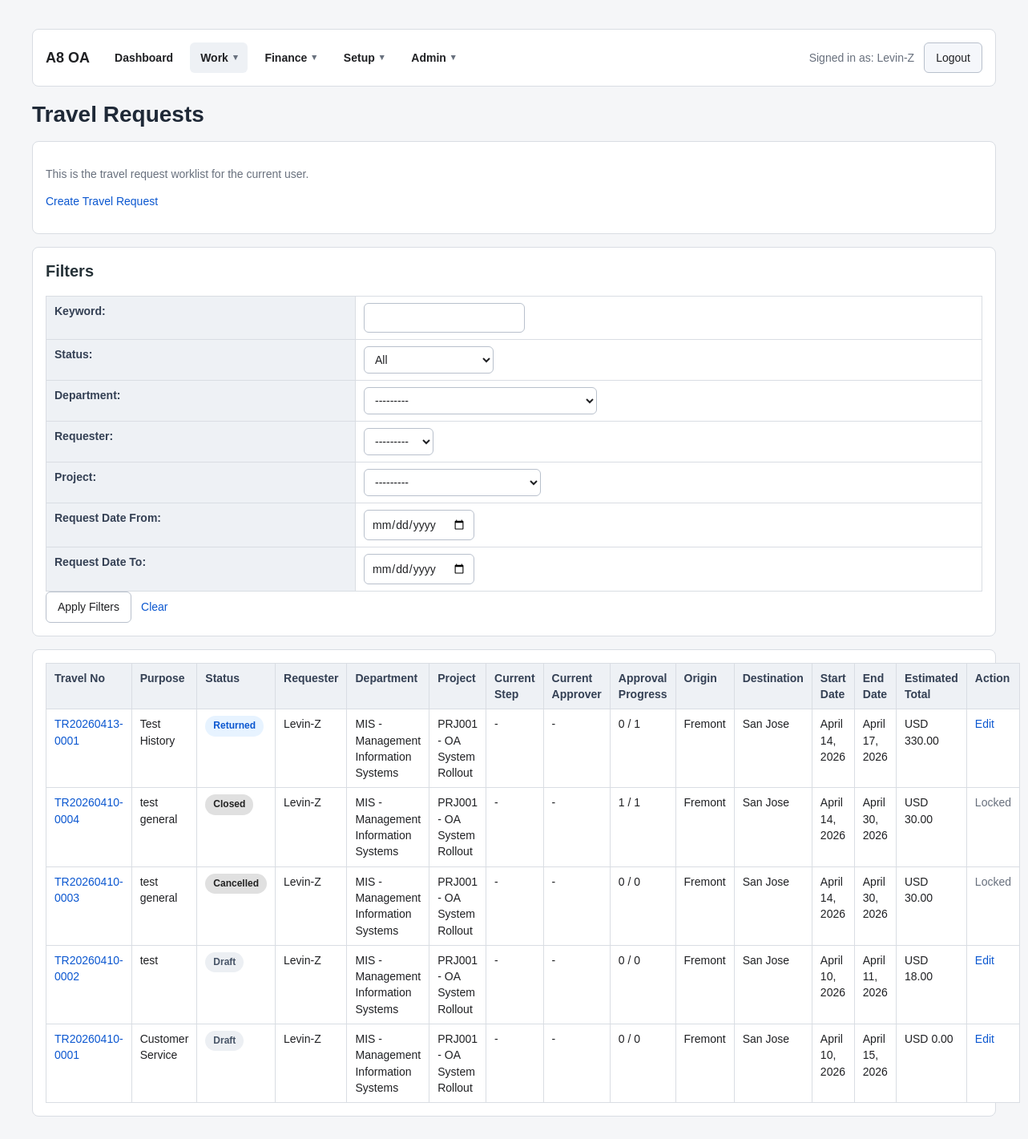
/travel/ (signed in), run on the app's committed database.
### accounts/models.py (models this page shows)
class User(AbstractUser):
    employee_id = models.CharField(max_length=30, blank=True, default="")
    display_name = models.CharField(max_length=150, blank=True, default="")
    job_title = models.CharField(max_length=100, blank=True, default="")
    phone = models.CharField(max_length=30, blank=True, default="")
    approval_level = models.CharField(
        max_length=20,
        choices=ApprovalLevel,
        default=ApprovalLevel.STAFF,
    )
    primary_department = models.ForeignKey(
        "Department",
        null=True,
        blank=True,
        on_delete=models.SET_NULL,
        related_name="primary_users",
    )
    can_approve_all_departments = models.BooleanField(default=False)
    class Meta:
        db_table = "PS_A8_USER"
        verbose_name = "User"
        verbose_name_plural = "Users"
    def __str__(self):
        return self.display_name or self.username

class Department(models.Model):
    dept_code = models.CharField(max_length=30, unique=True)
    dept_name = models.CharField(max_length=100)
    dept_type = models.CharField(
    max_length=20,
    choices=DepartmentType,
    default=DepartmentType.GENERAL,
    )
    cost_center = models.CharField(max_length=30, blank=True, default="")
    manager = models.ForeignKey(
        settings.AUTH_USER_MODEL,
        null=True,
        blank=True,
        on_delete=models.SET_NULL,
        related_name="managed_departments",
    )
    parent_department = models.ForeignKey(
        "self",
        null=True,
        blank=True,
        on_delete=models.SET_NULL,
        related_name="child_departments",
    )
    is_active = models.BooleanField(default=True)
    sort_order = models.PositiveIntegerField(default=0)
    class Meta:
        db_table = "PS_A8_DEPT"
        verbose_name = "Department"
        verbose_name_plural = "Departments"
        ordering = ["sort_order", "dept_code"]
    def __str__(self):
        return f"{self.dept_code} - {self.dept_name}"

### travel/models.py (models this page shows, shortened)
class TravelRequest(models.Model):
    travel_no = models.CharField(max_length=30, unique=True, blank=True)
    requester = models.ForeignKey(
        settings.AUTH_USER_MODEL,
        on_delete=models.PROTECT,
        related_name="travel_requests",
    )
    request_department = models.ForeignKey(
        "accounts.Department",
        on_delete=models.PROTECT,
        related_name="travel_requests",
    )
    project = models.ForeignKey(
        "projects.Project",
        on_delete=models.PROTECT,
        related_name="travel_requests",
    )
    matched_rule = models.ForeignKey(
        "approvals.ApprovalRule",
        null=True,
        blank=True,
        on_delete=models.SET_NULL,
        related_name="travel_requests",
    )
    parent_request = models.ForeignKey(
        "self",
        null=True,
        blank=True,
        on_delete=models.SET_NULL,
        related_name="supplemental_requests",
    )
    status = models.CharField(
        max_length=30,
        choices=TravelRequestStatus,
        default=TravelRequestStatus.DRAFT,
    )
    request_date = models.DateField(default=timezone.localdate)
    purpose = models.CharField(max_length=200)
    origin_city = models.CharField(max_length=100)
    destination_city = models.CharField(max_length=100)
    start_date = models.DateField()
    end_date = models.DateField()
    estimated_total = models.DecimalField(max_digits=12, decimal_places=2, default=0)
    actual_total = models.DecimalField(max_digits=12, decimal_places=2, default=0)
    per_diem_days = models.DecimalField(max_digits=8, decimal_places=2, default=0)
    per_diem_daily_amount = models.DecimalField(max_digits=12, decimal_places=2, default=0)
    per_diem_allowed_total = models.DecimalField(max_digits=12, decimal_places=2, default=0)
    per_diem_claim_total = models.DecimalField(max_digits=12, decimal_places=2, default=0)
    currency = models.CharField(
        max_length=10,
        choices=CurrencyCode,
        default=CurrencyCode.USD,
    )
    notes = models.TextField(blank=True, default="")
    supplemental_reason = models.TextField(blank=True, default="")
    is_over_estimate = models.BooleanField(default=False)
    actual_review_status = models.CharField(
        max_length=30,
        choices=TravelActualReviewStatus,
        default=TravelActualReviewStatus.NOT_REQUIRED,
    )
    actual_review_comment = models.TextField(blank=True, default="")
    actual_reviewed_by = models.ForeignKey(
        settings.AUTH_USER_MODEL,
        null=True,
        blank=True,
        on_delete=models.SET_NULL,
        related_name="travel_actual_reviews",
    )
    actual_reviewed_at = models.DateTimeField(null=True, blank=True)
    pending_overage_amount = models.DecimalField(max_digits=12, decimal_places=2, default=0)
    pending_overage_note = models.TextField(blank=True, default="")
    class Meta:
        db_table = "PS_A8_TR_HDR"
        verbose_name = "Travel Request"
        verbose_name_plural = "Travel Requests"
        ordering = ["-request_date", "travel_no"]
    @classmethod
    def get_visible_queryset(cls, user):
        from .access import get_visible_travel_queryset_for_user
        return get_visible_travel_queryset_for_user(user)
    def get_approval_tasks_queryset(self):
        content_type = ContentType.objects.get_for_model(TravelRequest)
        return ApprovalTask.objects.filter(
            request_content_type=content_type,
            request_object_id=self.id,
        ).order_by("step_no", "id")
    def get_current_task(self):
        return self.get_approval_tasks_queryset().filter(
            status__in=[ApprovalTaskStatus.POOL, ApprovalTaskStatus.PENDING]
        ).order_by("step_no", "id").first()
    def get_current_step_name(self):
        current_task = self.get_current_task()
        return current_task.step_name if current_task else "-"
    def get_current_approver(self):
        current_task = self.get_current_task()
        if not current_task:
            return "-"
        if current_task.status == ApprovalTaskStatus.POOL:
            return "Approval Pool"
        if current_task.assigned_user:
            return str(current_task.assigned_user)
        return "-"
    def get_approval_progress_text(self):
        total_count = self.get_approval_tasks_queryset().count()
        approved_count = self.get_approval_tasks_queryset().filter(
            status=ApprovalTaskStatus.APPROVED
        ).count()
        return f"{approved_count} / {total_count}"

### projects/models.py (models this page shows, shortened)
class Project(models.Model):
    project_code = models.CharField(max_length=30, unique=True)
    project_name = models.CharField(max_length=150)
    project_manager = models.ForeignKey(
        settings.AUTH_USER_MODEL,
        null=True,
        blank=True,
        on_delete=models.SET_NULL,
        related_name="managed_projects",
    )
    owning_department = models.ForeignKey(
        "accounts.Department",
        on_delete=models.PROTECT,
        related_name="owned_projects",
    )
    created_by = models.ForeignKey(
        settings.AUTH_USER_MODEL,
        null=True,
        blank=True,
        on_delete=models.SET_NULL,
        related_name="created_projects",
    )
    project_type = models.CharField(
        max_length=30,
        choices=ProjectType,
        default=ProjectType.INTERNAL,
    )
    budget_approval_status = models.CharField(
        max_length=30,
        choices=ProjectBudgetApprovalStatus,
        default=ProjectBudgetApprovalStatus.APPROVED,
    )
    matched_rule = models.ForeignKey(
        "approvals.ApprovalRule",
        null=True,
        blank=True,
        on_delete=models.SET_NULL,
        related_name="project_requests",
    )
    approval_tasks = GenericRelation(
        "approvals.ApprovalTask",
        content_type_field="request_content_type",
        object_id_field="request_object_id",
        related_query_name="project_request",
    )
    status = models.CharField(
        max_length=20,
        choices=ProjectStatus,
        default=ProjectStatus.OPEN,
    )
    budget_amount = models.DecimalField(max_digits=14, decimal_places=2, default=0)
    currency = models.CharField(
        max_length=10,
        choices=CurrencyCode.choices,
        default=CurrencyCode.USD,
    )
    start_date = models.DateField(null=True, blank=True)
    end_date = models.DateField(null=True, blank=True)
    budget_period_start = models.DateField(null=True, blank=True)
    budget_period_end = models.DateField(null=True, blank=True)
    external_order_type = models.CharField(
        max_length=30,
        choices=ProjectExternalOrderType,
        blank=True,
        default="",
    )
    external_order_no = models.CharField(max_length=50, blank=True, default="")
    customer_name = models.CharField(max_length=150, blank=True, default="")
    is_active = models.BooleanField(default=True)
    notes = models.TextField(blank=True, default="")
    class Meta:
        db_table = "PS_A8_PROJ"
        verbose_name = "Project"
        verbose_name_plural = "Projects"
        ordering = ["project_code"]
    def __str__(self):
        return f"{self.project_code} - {self.project_name}"

### travel/views.py (the view, shortened to what this page needs)
# urls.py: path("", views.tr_list, name="tr_list"),
@login_required
def tr_list(request):
    queryset = (
        TravelRequest.get_visible_queryset(request.user)
        .select_related("requester", "request_department", "project", "matched_rule")
        .order_by("-request_date", "-id")
    )
    filter_form = TravelRequestListFilterForm(
        request.GET or None,
        visible_queryset=queryset,
    )
    paginator = Paginator(queryset, 10)
    page_number = request.GET.get("page")
    page_obj = paginator.get_page(page_number)
    for tr in page_obj.object_list:
        decorate_travel_list_item(tr, request.user)
    querydict = request.GET.copy()
    querydict.pop("page", None)
    pagination_querystring = querydict.urlencode()
    context = {
        "page_obj": page_obj,
        "filter_form": filter_form,
        "pagination_querystring": pagination_querystring,
    }
    return render(request, "travel/tr_list.html", context)

### travel/templates/travel/tr_list.html (shortened to what this page needs)
{% extends "purchase/base.html" %}
{% block page_title %}Travel Requests{% endblock %}
{% block content %}
<div class="card">
    <p class="muted">This is the travel request worklist for the current user.</p>
    <p><a href="{% url 'travel:tr_create' %}">Create Travel Request</a></p>
</div>
<div class="card">
    <h2>Filters</h2>
    <form method="get">
        <table>
            {{ filter_form.as_table }}
        </table>
        <div class="action-row">
            <button type="submit">Apply Filters</button>
            <a href="{% url 'travel:tr_list' %}">Clear</a>
        </div>
    </form>
</div>
<div class="card">
    <table>
        <thead>
            <tr>
                <th>Travel No</th>
                <th>Purpose</th>
                <th>Status</th>
                <th>Requester</th>
                <th>Department</th>
                <th>Project</th>
                <th>Current Step</th>
                <th>Current Approver</th>
                <th>Approval Progress</th>
                <th>Origin</th>
                <th>Destination</th>
                <th>Start Date</th>
                <th>End Date</th>
                <th>Estimated Total</th>
                <th>Action</th>
            </tr>
        </thead>
        <tbody>
            {% for tr in page_obj.object_list %}
            <tr>
                <td><a href="{% url 'travel:tr_detail' tr.id %}">{{ tr.travel_no }}</a></td>
                <td>{{ tr.purpose }}</td>
                <td><span class="badge {{ tr.status_badge_class }}">{{ tr.get_status_display }}</span></td>
                <td>{{ tr.requester }}</td>
                <td>{{ tr.request_department }}</td>
                <td>{{ tr.project }}</td>
                <td>{{ tr.current_step }}</td>
                <td>{{ tr.current_approver }}</td>
                <td>{{ tr.approval_progress }}</td>
                <td>{{ tr.origin_city }}</td>
                <td>{{ tr.destination_city }}</td>
                <td>{{ tr.start_date }}</td>
                <td>{{ tr.end_date }}</td>
                <td>{{ tr.currency }} {{ tr.estimated_total }}</td>
                <td>
                    {% if tr.can_edit %}
                    <a href="{% url 'travel:tr_edit' tr.id %}">Edit</a>
                    {% else %}
                    <span class="muted">Locked</span>
                    {% endif %}
                </td>
            </tr>
            {% empty %}
            <tr>
                <td colspan="15">No travel requests found.</td>
            </tr>
            {% endfor %}
        </tbody>
    </table>
</div>
{% endblock %}

### templates/includes/top_nav.html (shortened to what this page needs)
<header class="top-nav card">
    {% if request.user.is_authenticated %}
    <div class="nav-brand">
        <a href="{% url 'dashboard:home' %}">A8 OA</a>
    </div>
    <nav class="nav-groups" aria-label="Primary navigation">
        {% if top_navigation.dashboard %}
        <a
            class="nav-direct-link{% if top_navigation.dashboard.active %} is-active{% endif %}"
            href="{{ top_navigation.dashboard.url }}"
        >
            {{ top_navigation.dashboard.label }}
        </a>
        {% endif %}
        {% for group in top_navigation.groups %}
            {% include "includes/dropdown_nav.html" with group=group %}
        {% endfor %}
    </nav>
    <div class="nav-user">
        <span class="muted">Signed in as: {{ request.user }}</span>
        <form method="post" action="{% url 'logout' %}" class="inline-form">
            <button type="submit" class="btn btn-secondary">Logout</button>
        </form>
    </div>
    {% else %}
    <div class="nav-brand">
        <a href="{% url 'login' %}">A8 OA</a>
    </div>
    <a href="{% url 'login' %}" class="btn btn-primary">Login</a>
    {% endif %}
</header>

### data on the page
User: user "Levin-Z"
TravelRequest: travel_no "TR20260413-0001", purpose "Test History", status "Returned", requester "Levin-Z", request_department "MIS - Management Information Systems", project "PRJ001 - OA System Rollout", current_step "-", current_approver "-", approval_progress "0 / 1", origin_city "Fremont", destination_city "San Jose", start_date "April 14, 2026", end_date "April 17, 2026", currency "USD", estimated_total "330.00", shows "Edit"
TravelRequest: travel_no "TR20260410-0004", purpose "test general", status "Closed", requester "Levin-Z", request_department "MIS - Management Information Systems", project "PRJ001 - OA System Rollout", current_step "-", current_approver "-", approval_progress "1 / 1", origin_city "Fremont", destination_city "San Jose", start_date "April 14, 2026", end_date "April 30, 2026", currency "USD", estimated_total "30.00", shows "Locked"
TravelRequest: travel_no "TR20260410-0003", purpose "test general", status "Cancelled", requester "Levin-Z", request_department "MIS - Management Information Systems", project "PRJ001 - OA System Rollout", current_step "-", current_approver "-", approval_progress "0 / 0", origin_city "Fremont", destination_city "San Jose", start_date "April 14, 2026", end_date "April 30, 2026", currency "USD", estimated_total "30.00", shows "Locked"
TravelRequest: travel_no "TR20260410-0002", purpose "test", status "Draft", requester "Levin-Z", request_department "MIS - Management Information Systems", project "PRJ001 - OA System Rollout", current_step "-", current_approver "-", approval_progress "0 / 0", origin_city "Fremont", destination_city "San Jose", start_date "April 10, 2026", end_date "April 11, 2026", currency "USD", estimated_total "18.00", shows "Edit"
TravelRequest: travel_no "TR20260410-0001", purpose "Customer Service", status "Draft", requester "Levin-Z", request_department "MIS - Management Information Systems", project "PRJ001 - OA System Rollout", current_step "-", current_approver "-", approval_progress "0 / 0", origin_city "Fremont", destination_city "San Jose", start_date "April 10, 2026", end_date "April 15, 2026", currency "USD", estimated_total "0.00", shows "Edit"

### other printed values
{{ top_navigation.dashboard.label }} "Dashboard"
{{ group.label }} "Work" "Finance" "Setup" "Admin"
